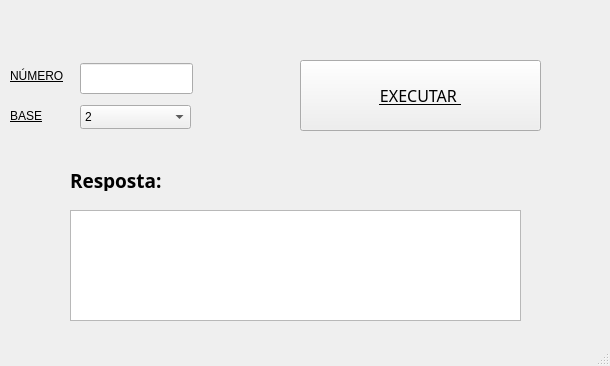
<?xml version="1.0" encoding="UTF-8"?>
<ui version="4.0">
 <class>MainWindow</class>
 <widget class="QMainWindow" name="MainWindow">
  <property name="geometry">
   <rect>
    <x>0</x>
    <y>0</y>
    <width>610</width>
    <height>366</height>
   </rect>
  </property>
  <property name="windowTitle">
   <string>MainWindow</string>
  </property>
  <widget class="QWidget" name="centralwidget">
   <widget class="QComboBox" name="comboBox">
    <property name="geometry">
     <rect>
      <x>80</x>
      <y>105</y>
      <width>111</width>
      <height>24</height>
     </rect>
    </property>
    <property name="font">
     <font>
      <bold>false</bold>
      <underline>false</underline>
     </font>
    </property>
    <item>
     <property name="text">
      <string>2</string>
     </property>
    </item>
    <item>
     <property name="text">
      <string>8</string>
     </property>
    </item>
    <item>
     <property name="text">
      <string>16</string>
     </property>
    </item>
   </widget>
   <widget class="QLabel" name="label">
    <property name="geometry">
     <rect>
      <x>10</x>
      <y>100</y>
      <width>49</width>
      <height>31</height>
     </rect>
    </property>
    <property name="font">
     <font>
      <underline>true</underline>
     </font>
    </property>
    <property name="text">
     <string>BASE</string>
    </property>
   </widget>
   <widget class="QLabel" name="label_2">
    <property name="geometry">
     <rect>
      <x>10</x>
      <y>60</y>
      <width>81</width>
      <height>31</height>
     </rect>
    </property>
    <property name="font">
     <font>
      <underline>true</underline>
     </font>
    </property>
    <property name="text">
     <string>NÚMERO</string>
    </property>
   </widget>
   <widget class="QLineEdit" name="lineEdit_Num">
    <property name="geometry">
     <rect>
      <x>80</x>
      <y>63</y>
      <width>113</width>
      <height>31</height>
     </rect>
    </property>
   </widget>
   <widget class="QLabel" name="label_3">
    <property name="geometry">
     <rect>
      <x>70</x>
      <y>170</y>
      <width>191</width>
      <height>21</height>
     </rect>
    </property>
    <property name="font">
     <font>
      <family>Arial Black</family>
      <pointsize>14</pointsize>
      <bold>true</bold>
     </font>
    </property>
    <property name="text">
     <string>Resposta:</string>
    </property>
   </widget>
   <widget class="QPushButton" name="pushButton_Executar">
    <property name="geometry">
     <rect>
      <x>300</x>
      <y>60</y>
      <width>241</width>
      <height>71</height>
     </rect>
    </property>
    <property name="font">
     <font>
      <family>PT Root UI Light</family>
      <pointsize>12</pointsize>
      <underline>true</underline>
     </font>
    </property>
    <property name="text">
     <string>EXECUTAR </string>
    </property>
   </widget>
   <widget class="QTextEdit" name="textEdit_Resultado">
    <property name="geometry">
     <rect>
      <x>70</x>
      <y>210</y>
      <width>451</width>
      <height>111</height>
     </rect>
    </property>
    <property name="font">
     <font>
      <family>Terminal</family>
      <pointsize>20</pointsize>
     </font>
    </property>
    <property name="readOnly">
     <bool>true</bool>
    </property>
    <property name="acceptRichText">
     <bool>true</bool>
    </property>
   </widget>
  </widget>
  <widget class="QMenuBar" name="menubar">
   <property name="geometry">
    <rect>
     <x>0</x>
     <y>0</y>
     <width>610</width>
     <height>21</height>
    </rect>
   </property>
  </widget>
  <widget class="QStatusBar" name="statusbar"/>
 </widget>
 <resources/>
 <connections/>
</ui>
